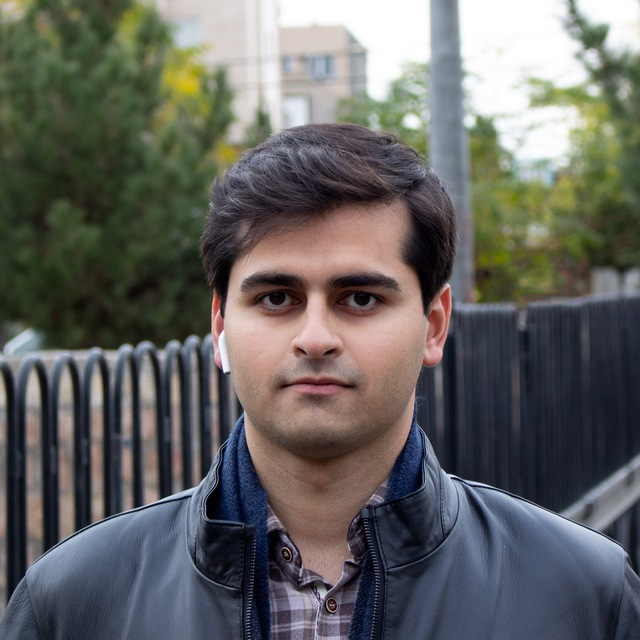
#> input picture 009_image_to_sketch/input/sajjad.jpg, 640 x 640 px
$ python image_to_sketch_2.py
#> lines starting #> are read from the running program, lines starting #| are printed output that depends on the picture
#> further down, image is the input picture: shape (640, 640, 3); mean B, G, R 97.1, 99.8, 100.2
import cv2


def dodge(x,y):
    return cv2.divide(x, 255-y, scale=256)


def burn(image, mask):
    return 255 - cv2.divide(255-image, 255-mask, scale=256)


def image2pencilSketch(image):
    image_gray = cv2.cvtColor(image, cv2.COLOR_BGR2GRAY)
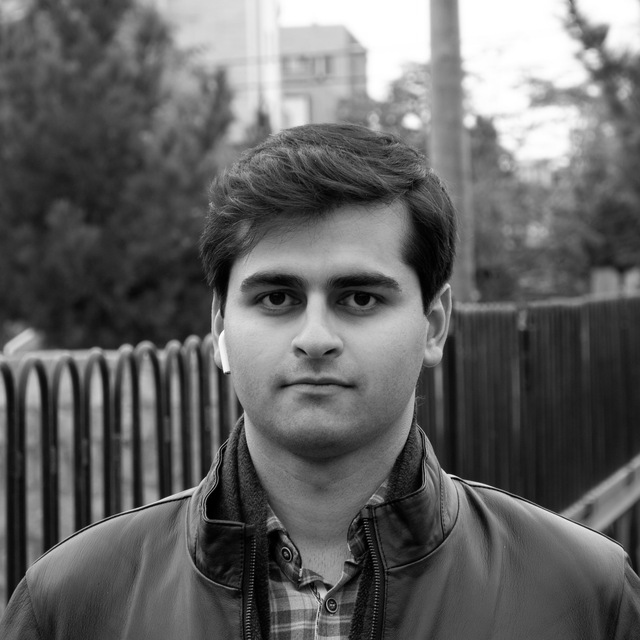
#> image_gray: shape (640, 640); min 0, max 255, mean 99.6
    image_gray_inv = 255 - image_gray
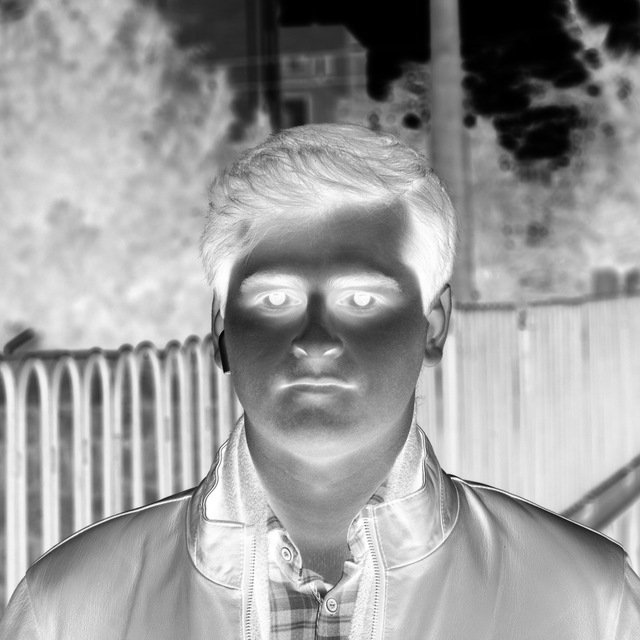
#> image_gray_inv: shape (640, 640); min 0, max 255, mean 155.4
    image_gray_inv_blur = cv2.GaussianBlur(image_gray_inv, (21, 21), sigmaX=0, sigmaY=0)
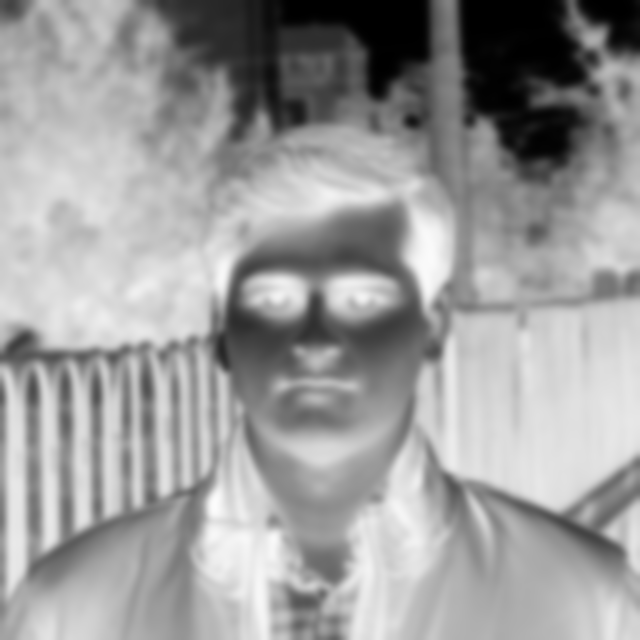
#> image_gray_inv_blur: shape (640, 640); min 0, max 252, mean 155.4
    image_dodged = dodge(image_gray, image_gray_inv_blur)
#> in dodge, `return cv2.divide(x, 255-y, scale=256)`:
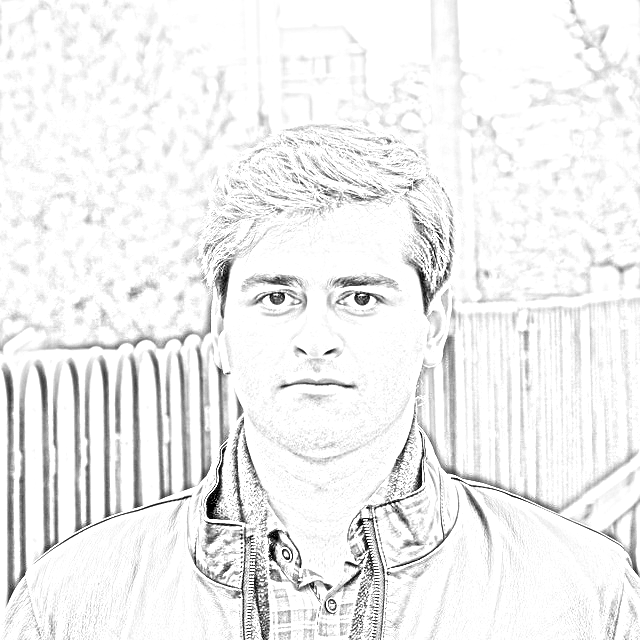
#> returned value: shape (640, 640); min 0, max 255, mean 239.7
    image_result = burn(image_dodged, image_gray_inv_blur)
#> in burn, `return 255 - cv2.divide(255-image, 255-mask, scale=256)`:
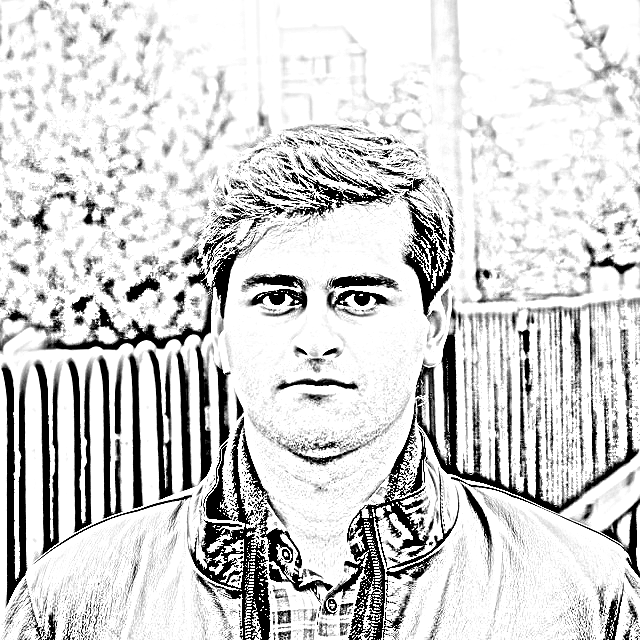
#> returned value: shape (640, 640); min 0, max 255, mean 210.8
    return image_result


if __name__ == "__main__":
    image = cv2.imread("input/sajjad.jpg")
    result = image2pencilSketch(image)
    cv2.imwrite("result.jpg", result)

$ run again, with 009_image_to_sketch/input/rdj.png saved as 009_image_to_sketch/input/sajjad.jpg
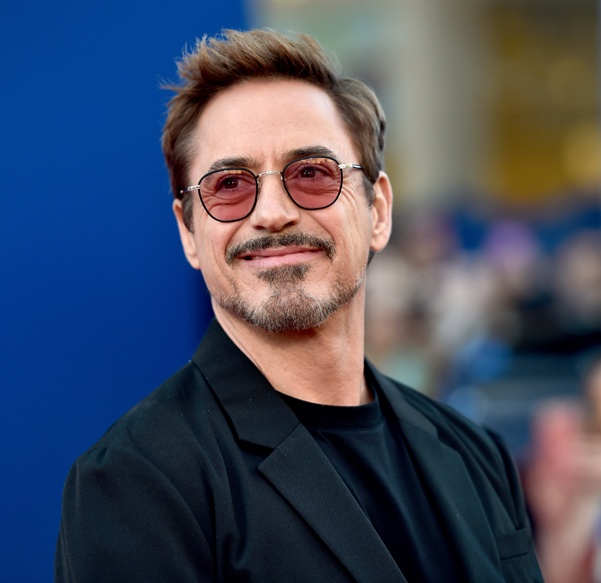
#> input picture 009_image_to_sketch/input/rdj.png, 601 x 583 px
#> image is the input picture: shape (583, 601, 3); mean B, G, R 95.9, 76.4, 68.7
#> in image2pencilSketch, `image_gray_inv_blur = cv2.GaussianBlur(image_gray_inv, (21, 21), sigma..`:
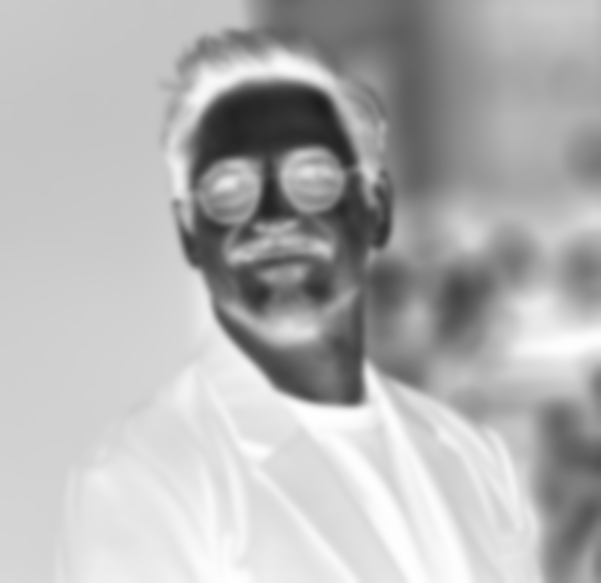
#> image_gray_inv_blur: shape (583, 601); min 29, max 254, mean 178.7
#> in burn, `return 255 - cv2.divide(255-image, 255-mask, scale=256)`:
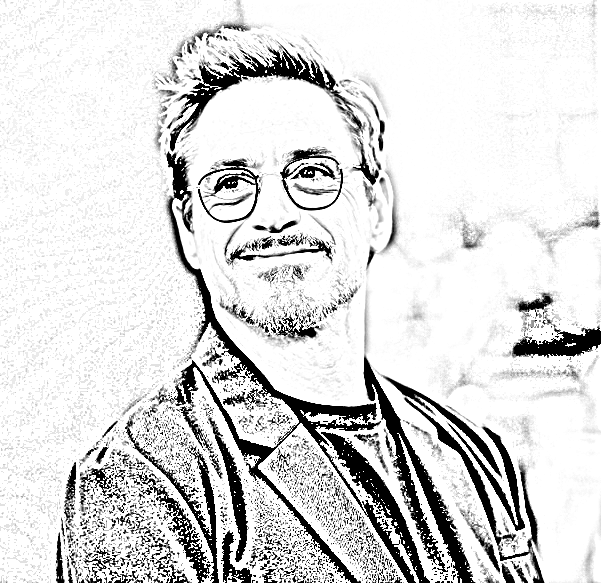
#> returned value: shape (583, 601); min 0, max 255, mean 218.8
